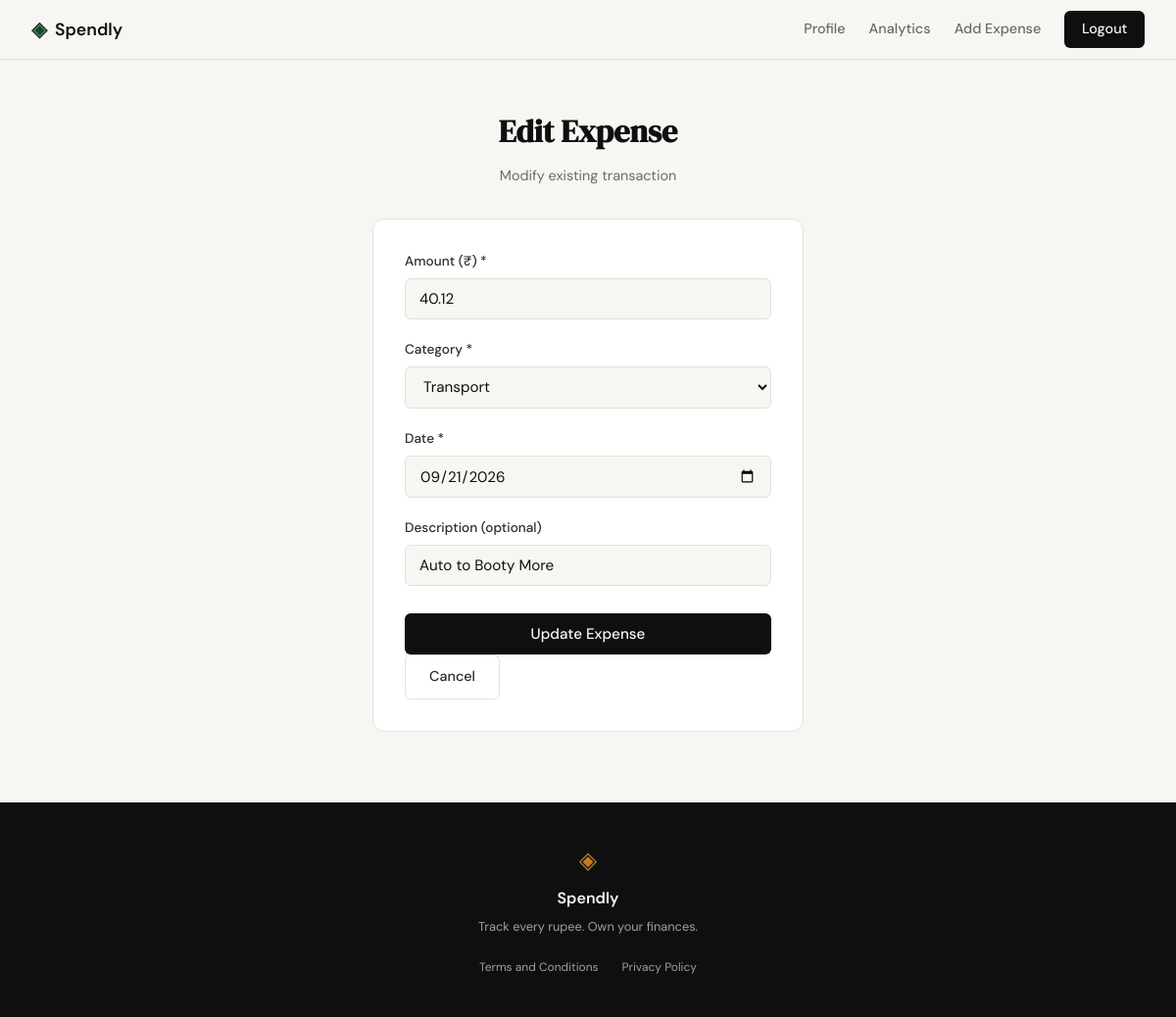
Screenshot of /expenses/90/edit (signed in) with the database file from the repository.
### tables this page shows
CREATE TABLE expenses (
                id INTEGER PRIMARY KEY AUTOINCREMENT,
                user_id INTEGER NOT NULL,
                amount REAL NOT NULL,
                category TEXT NOT NULL,
                date TEXT NOT NULL,
                description TEXT,
                created_at TEXT DEFAULT (datetime('now')),
                FOREIGN KEY (user_id) REFERENCES users(id)
            );

### app.py (the view, shortened to what this page needs)
@app.route("/expenses/<int:id>/edit", methods=["GET", "POST"])
def edit_expense(id):
    if not session.get("user_id"):
        return redirect(url_for("login", next=request.path))
    user_id = session["user_id"]
    expense = get_expense_by_id(id, user_id)
    if not expense:
        from flask import abort
        abort(404)
    return render_template("edit_expense.html", expense=expense, categories=EXPENSE_CATEGORIES, expense_id=id)

### database/db.py (called while the page is built)
def get_db():
    conn = sqlite3.connect(DB_PATH)
    conn.row_factory = sqlite3.Row
    conn.execute("PRAGMA foreign_keys = ON;")
    return conn

def get_expense_by_id(expense_id: int, user_id: int):
    with get_db() as conn:
        return conn.execute(
            "SELECT * FROM expenses WHERE id = ? AND user_id = ?",
            (expense_id, user_id)
        ).fetchone()

### templates/edit_expense.html (shortened to what this page needs)
{% extends "base.html" %}
{% block content %}
<section class="auth-section">
    <div class="auth-container">
        <div class="auth-header">
            <h1 class="auth-title">Edit Expense</h1>
            <p class="auth-subtitle">Modify existing transaction</p>
        </div>
        <div class="auth-card">
            <form method="POST" action="{{ url_for('edit_expense', id=expense_id) }}">
                <div class="form-group">
                    <label for="amount">Amount (₹) <span class="required">*</span></label>
                    <input type="number" id="amount" name="amount"
                           class="form-input" placeholder="0.00"
                           step="0.01" min="0.01"
                           value="{{ form_data.amount if form_data else expense.amount }}"
                           required autofocus>
                </div>
                <div class="form-group">
                    <label for="category">Category <span class="required">*</span></label>
                    <select id="category" name="category" class="form-input" required>
                        {% for cat in categories %}
                        <option value="{{ cat }}" {% if form_data and form_data.category == cat or (not form_data and expense.category == cat) %}selected{% endif %}>
                            {{ cat }}
                        </option>
                        {% endfor %}
                    </select>
                </div>
                <div class="form-group">
                    <label for="date">Date <span class="required">*</span></label>
                    <input type="date" id="date" name="date"
                           class="form-input"
                           value="{{ form_data.date if form_data else expense.date }}"
                           required>
                </div>
                <div class="form-group">
                    <label for="description">Description (optional)</label>
                    <input type="text" id="description" name="description"
                           class="form-input" placeholder="e.g., Lunch at cafe"
                           maxlength="200"
                           value="{{ form_data.description if form_data else expense.description }}">
                </div>
                <div class="form-actions">
                    <button type="submit" class="btn-submit">Update Expense</button>
                    <a href="{{ url_for('profile') }}" class="btn-ghost">Cancel</a>
                </div>
            </form>
        </div>
    </div>
</section>
{% endblock %}

### static/css/style.css (style rules this page uses)
:root { --ink: #0f0f0f; --ink-soft: #2d2d2d; --ink-muted: #6b6b6b; --ink-faint: #a0a0a0; --paper: #f7f6f3; --paper-warm: #f0ede6; --paper-card: #ffffff; --accent: #1a472a; --accent-light: #e8f0eb; --accent-2: #c17f24; --accent-2-light: #fdf3e3; --danger: #c0392b; --danger-light: #fdecea; --border: #e4e1da; --border-soft: #eeebe4; --font-display: 'DM Serif Display', Georgia, serif; --font-body: 'DM Sans', system-ui, sans-serif; --max-width: 1200px; --auth-width: 440px; --radius-sm: 6px; --radius-md: 12px; --radius-lg: 20px; }
*, *::before, *::after { box-sizing: border-box; margin: 0; padding: 0; }
html { font-size: 16px; scroll-behavior: smooth; }
body { background: var(--paper); color: var(--ink); font-family: var(--font-body); font-size: 1rem; line-height: 1.6; -webkit-font-smoothing: antialiased; }
a { color: inherit; text-decoration: none; }
.btn-ghost { display: inline-block; background: transparent; color: var(--ink-soft); padding: 0.65rem 1.5rem; border-radius: var(--radius-sm); font-size: 0.9rem; font-weight: 500; border: 1px solid var(--border); transition: all 0.2s; text-decoration: none; }
.auth-section { min-height: calc(100vh - 60px - 100px); display: flex; align-items: center; justify-content: center; padding: 3rem 2rem; }
.auth-container { width: 100%; max-width: var(--auth-width); }
.auth-header { text-align: center; margin-bottom: 2rem; }
.auth-title { font-family: var(--font-display); font-size: 2rem; color: var(--ink); margin-bottom: 0.5rem; }
.auth-subtitle { font-size: 0.9rem; color: var(--ink-muted); }
.auth-card { background: var(--paper-card); border: 1px solid var(--border); border-radius: var(--radius-md); padding: 2rem; margin-bottom: 1.5rem; }
.form-group { margin-bottom: 1.25rem; }
.form-group label { display: block; font-size: 0.85rem; font-weight: 500; color: var(--ink-soft); margin-bottom: 0.4rem; }
.form-input { width: 100%; padding: 0.6rem 0.875rem; border: 1px solid var(--border); border-radius: var(--radius-sm); font-family: var(--font-body); font-size: 0.95rem; color: var(--ink); background: var(--paper); outline: none; transition: border-color 0.2s; }
.form-input::placeholder { color: var(--ink-faint); }
.btn-submit { width: 100%; padding: 0.7rem; background: var(--ink); color: var(--paper); border: none; border-radius: var(--radius-sm); font-family: var(--font-body); font-size: 0.95rem; font-weight: 500; cursor: pointer; transition: background 0.2s; margin-top: 0.5rem; }

### rows the page displays
expenses: amount "40.12", category "Transport", date "09/21/2026", description "Auto to Booty More"
